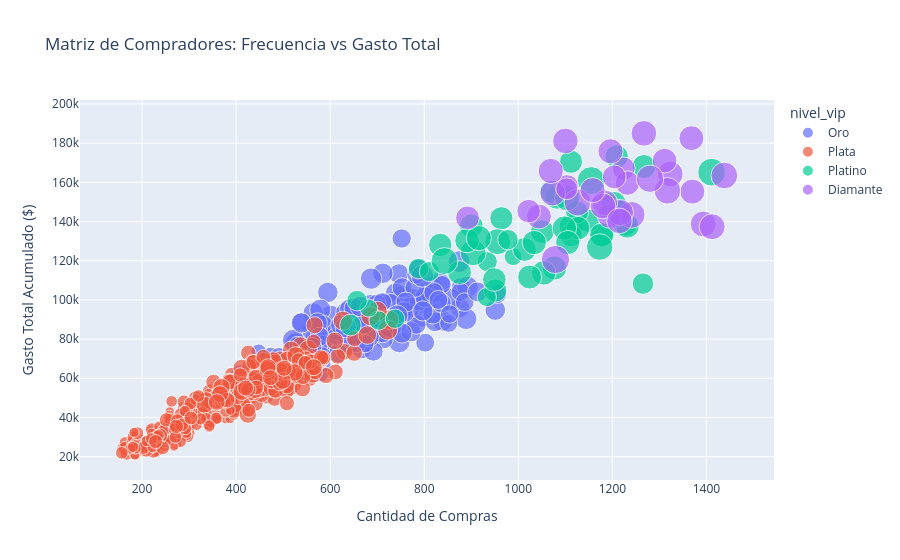

Write notebook code for a chart like this one.
### Markdown cell above
## 45. Gráfico de Dispersión. Matriz de Retención y Potencial

Identificamos a los mejores compradores y a los potenciales mediante la relación de frecuencia de compra y gasto total.

### Code cell
fig_scatter = px.scatter(df_modelo, 
                         x='compras_realizadas', 
                         y='monto_gastado', 
                         color='nivel_vip', 
                         size='ticket_promedio',
                         hover_data=['ingreso_mensual'],
                         title='Matriz de Compradores: Frecuencia vs Gasto Total',
                         labels={'compras_realizadas': 'Cantidad de Compras', 'monto_gastado': 'Gasto Total Acumulado ($)'})

fig_scatter.show()

### Figure 1 — Plotly figure (JSON) as saved in the notebook; plotly's stock layout.template omitted (floating-point values rounded to 4 significant figures; data arrays with more than 128 entries replaced by an {"elided": "..."} marker saying what was removed)
{"data": [{"customdata": {"elided": "137x1 int values"}, "hovertemplate": "nivel_vip=Oro<br>Cantidad de Compras=%{x}<br>Gasto Total Acumulado ($)=%{y}<br>ticket_promedio=%{marker.size}<br>ingreso_mensual=%{customdata[0]}<extra></extra>", "legendgroup": "Oro", "marker": {"color": "#636efa", "size": {"elided": "137 float values"}, "sizemode": "area", "sizeref": 0.9317, "symbol": "circle"}, "mode": "markers", "name": "Oro", "orientation": "v", "showlegend": true, "type": "scatter", "x": {"elided": "137 int values"}, "xaxis": "x", "y": {"elided": "137 float values"}, "yaxis": "y"}, {"customdata": {"elided": "381x1 int values"}, "hovertemplate": "nivel_vip=Plata<br>Cantidad de Compras=%{x}<br>Gasto Total Acumulado ($)=%{y}<br>ticket_promedio=%{marker.size}<br>ingreso_mensual=%{customdata[0]}<extra></extra>", "legendgroup": "Plata", "marker": {"color": "#EF553B", "size": {"elided": "381 float values"}, "sizemode": "area", "sizeref": 0.9317, "symbol": "circle"}, "mode": "markers", "name": "Plata", "orientation": "v", "showlegend": true, "type": "scatter", "x": {"elided": "381 int values"}, "xaxis": "x", "y": {"elided": "381 float values"}, "yaxis": "y"}, {"customdata": [[4504000], [5700000], [4328000], [4467000], [3310000], [2737000], [1914000], [2658000], [1494000], [2858000], [4377000], [5430000], [4869000], [4136000], [1928000], [3266000], [2905000], [2261000], [2211000], [3209000], [2762000], [3010000], [4854000], [3618000], [4564000], [1938000], [3436000], [3511000], [1383000], [5012000], [2569000], [2641000], [3427000], [3892000], [3347000], [3910000], [4485000], [2906000], [5114000], [3002000], [2377000], [2648000], [2654000], [3513000], [2828000], [4553000], [3945000], [2545000], [2257000], [4079000], [2753000]], "hovertemplate": "nivel_vip=Platino<br>Cantidad de Compras=%{x}<br>Gasto Total Acumulado ($)=%{y}<br>ticket_promedio=%{marker.size}<br>ingreso_mensual=%{customdata[0]}<extra></extra>", "legendgroup": "Platino", "marker": {"color": "#00cc96", "size": [272.8, 262.3, 259.4, 252.5, 258.9, 257.3, 189.3, 253.8, 173.1, 248.4, 241.4, 214.4, 276.6, 366.6, 149.9, 261.0, 263.9, 193.8, 217.0, 270.7, 268.0, 263.7, 314.9, 266.1, 315.1, 189.4, 251.4, 337.2, 176.0, 280.5, 147.3, 358.9, 280.4, 245.6, 262.7, 328.3, 255.6, 259.6, 278.0, 268.7, 171.0, 263.4, 294.7, 296.0, 323.8, 259.4, 273.7, 196.8, 196.7, 274.4, 296.7], "sizemode": "area", "sizeref": 0.9317, "symbol": "circle"}, "mode": "markers", "name": "Platino", "orientation": "v", "showlegend": true, "type": "scatter", "x": [1112, 1179, 1148, 964, 1227, 1209, 934, 834, 703, 1112, 1112, 1265, 1077, 1155, 682, 1232, 900, 788, 643, 1177, 1267, 1051, 956, 875, 904, 811, 951, 843, 738, 1054, 989, 1411, 891, 1125, 1082, 1173, 1070, 1127, 1098, 1024, 933, 1013, 916, 1203, 1211, 949, 1034, 657, 978, 1105, 1104], "xaxis": "x", "y": [137300.0, 133500.0, 140400.0, 141600.0, 138500.0, 173200.0, 119500.0, 128100.0, 89460.0, 170500.0, 132900.0, 108300.0, 116300.0, 160900.0, 95790.0, 137500.0, 137800.0, 116000.0, 87160.0, 133100.0, 168100.0, 134800.0, 129700.0, 113900.0, 124100.0, 114500.0, 104700.0, 119800.0, 90380.0, 113800.0, 122100.0, 165200.0, 130300.0, 144700.0, 152300.0, 127000.0, 155300.0, 136600.0, 136600.0, 111700.0, 101400.0, 125700.0, 131500.0, 149000.0, 144400.0, 110400.0, 129300.0, 99630.0, 130700.0, 129300.0, 151900.0], "yaxis": "y"}, {"customdata": [[4358000], [5170000], [3421000], [4689000], [4187000], [2725000], [4852000], [4900000], [3640000], [3713000], [4593000], [3505000], [4443000], [3192000], [4603000], [4341000], [2953000], [2792000], [3723000], [4428000], [2781000], [4787000], [3484000], [5489000], [4271000], [4346000], [4220000], [2902000], [3658000], [5395000], [3509000]], "hovertemplate": "nivel_vip=Diamante<br>Cantidad de Compras=%{x}<br>Gasto Total Acumulado ($)=%{y}<br>ticket_promedio=%{marker.size}<br>ingreso_mensual=%{customdata[0]}<extra></extra>", "legendgroup": "Diamante", "marker": {"color": "#ab63fa", "size": [261.8, 335.2, 310.9, 288.0, 275.0, 246.2, 339.2, 320.5, 333.6, 287.4, 291.1, 276.1, 306.7, 308.4, 305.6, 294.4, 314.6, 372.7, 308.6, 259.5, 284.0, 331.7, 349.2, 222.8, 306.7, 264.3, 265.3, 296.6, 308.4, 306.0, 295.3], "sizemode": "area", "sizeref": 0.9317, "symbol": "circle"}, "mode": "markers", "name": "Diamante", "orientation": "v", "showlegend": true, "type": "scatter", "x": [1103, 1241, 1393, 1368, 1194, 1224, 1126, 1217, 1438, 1044, 1370, 1232, 1267, 1073, 1100, 1196, 1412, 1079, 1323, 1022, 1311, 1317, 1280, 1103, 1184, 1204, 892, 1069, 1180, 1215, 1158], "xaxis": "x", "y": [157900.0, 143400.0, 138700.0, 182500.0, 142700.0, 167100.0, 149700.0, 144600.0, 163500.0, 142500.0, 155300.0, 159600.0, 185000.0, 154500.0, 181100.0, 175800.0, 137300.0, 120600.0, 164300.0, 145300.0, 171100.0, 155700.0, 161800.0, 156700.0, 149500.0, 162800.0, 141800.0, 165800.0, 147900.0, 140300.0, 156000.0], "yaxis": "y"}], "layout": {"legend": {"itemsizing": "constant", "title": {"text": "nivel_vip"}, "tracegroupgap": 0}, "title": {"text": "Matriz de Compradores: Frecuencia vs Gasto Total"}, "xaxis": {"anchor": "y", "domain": [0, 1], "title": {"text": "Cantidad de Compras"}}, "yaxis": {"anchor": "x", "domain": [0, 1], "title": {"text": "Gasto Total Acumulado ($)"}}}}
